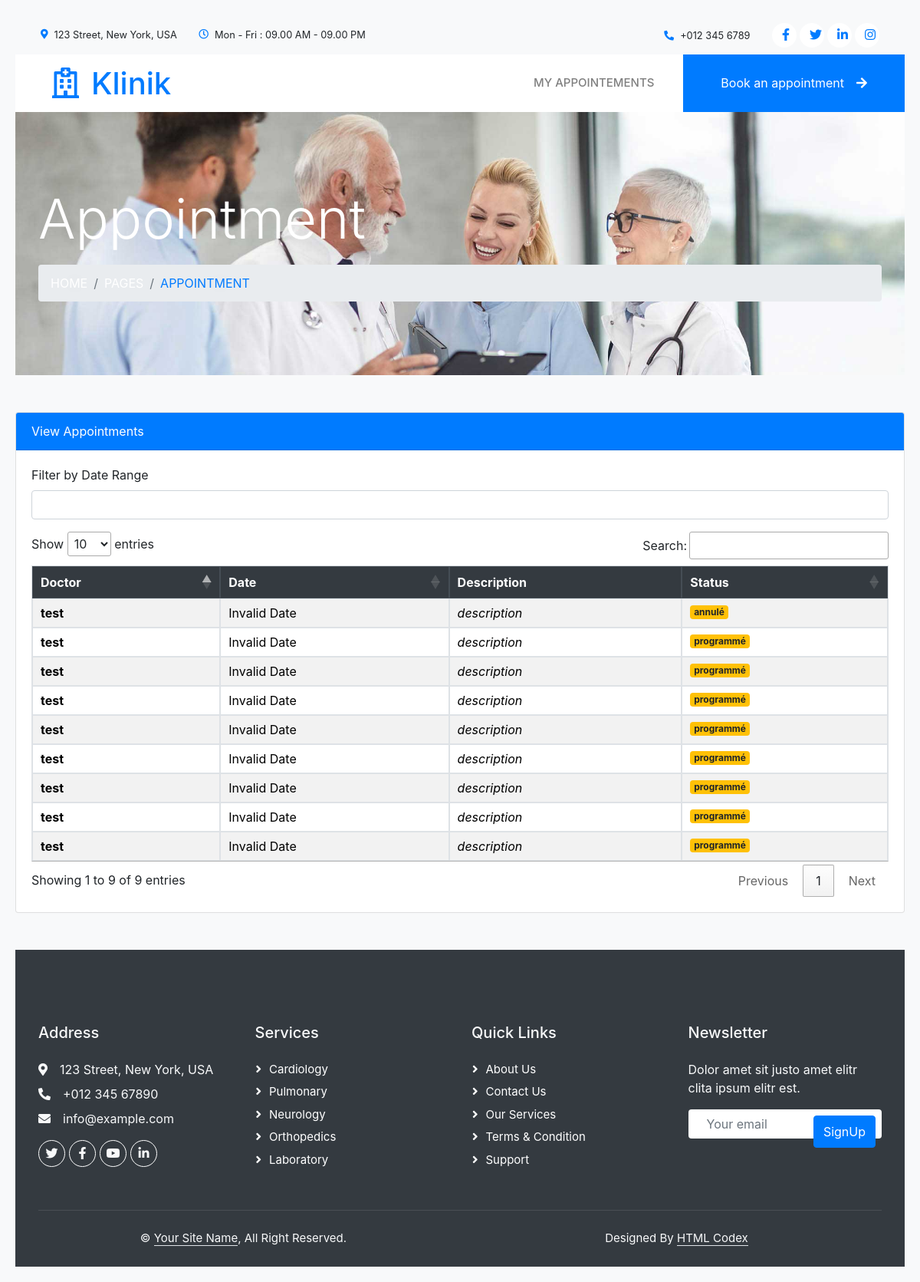
The page /Templates/Patient/AppointmentsList.php on the database its author committed.
### tables this page shows
CREATE TABLE `rendez_vous` (
  `id` int(11) NOT NULL,
  `patient_id` int(11) NOT NULL,
  `medecin_id` int(11) NOT NULL,
  `date_heure` datetime NOT NULL,
  `statut` enum('programmé','annulé','terminé') DEFAULT 'programmé',
  `created_at` date NOT NULL DEFAULT current_timestamp(),
  `description` text DEFAULT NULL
);

CREATE TABLE `users` (
  `id` int(11) NOT NULL,
  `nom` varchar(100) NOT NULL,
  `email` varchar(100) NOT NULL,
  `mot_de_passe` varchar(255) NOT NULL,
  `role` enum('admin','medecin','patient') NOT NULL
);

### config.php (called while the page is built)
<?php
class config {
    private static $pdo = NULL;
    public static function getConnexion() {
        if (!isset(self::$pdo)) {
            try{
                self::$pdo = new PDO('mysql:host=localhost;dbname=2A', 'root', '',
                    [
                        PDO::ATTR_ERRMODE => PDO::ERRMODE_EXCEPTION,
                        PDO::ATTR_DEFAULT_FETCH_MODE => PDO::FETCH_ASSOC
                    ]);
            }catch(Exception $e){
                die('Erreur: '.$e->getMessage());
            }
        }
        return self::$pdo;
    }
}
?>

### Controllers/DoctorController.php (called while the page is built, shortened)
<?php
require_once("C:/xampp\htdocs\web2A\config.php");
class DoctorController {
    private $pdo;
    public function __construct() {
        $this->pdo = config::getConnexion();
    }
    public function getAppointementsByPatient($int)
    {
        $query = "
        SELECT rendez_vous.*, users.nom AS doctor_name
        FROM rendez_vous
        JOIN users ON rendez_vous.medecin_id = users.id
        WHERE rendez_vous.patient_id = :patientId
    ";
        $stmt = $this->pdo->prepare($query);
        $stmt->execute([':patientId' => $int]);
        return $stmt->fetchAll();
    }
}

### Templates/Patient/AppointmentsList.php (the view, shortened to what this page needs)
<html lang="en"><head>
    <?php
    require_once("C:/xampp\htdocs\web2A\Controllers\DoctorController.php");
    $DoctorController = new DoctorController();
    $appointments = $DoctorController->getAppointementsByPatient(2);
    ?>
    <link rel="stylesheet" href="https://cdn.datatables.net/1.10.24/css/jquery.dataTables.min.css"/>
    <link href="https://cdnjs.cloudflare.com/ajax/libs/font-awesome/5.10.0/css/all.min.css" rel="stylesheet">
    <link href="https://cdn.jsdelivr.net/npm/bootstrap-icons@1.4.1/font/bootstrap-icons.css" rel="stylesheet">
    <link href="lib/animate/animate.min.css" rel="stylesheet">
    <link href="lib/owlcarousel/assets/owl.carousel.min.css" rel="stylesheet">
    <link href="lib/tempusdominus/css/tempusdominus-bootstrap-4.min.css" rel="stylesheet">
    <link href="css/bootstrap.min.css" rel="stylesheet">
    <link href="css/style.css" rel="stylesheet">
    <link rel="stylesheet" type="text/css" href="https://cdn.jsdelivr.net/npm/daterangepicker/daterangepicker.css" />
    <link rel="stylesheet" href="https://cdnjs.cloudflare.com/ajax/libs/twitter-bootstrap/4.5.2/css/bootstrap.min.css">
        </head>
<plasmo-csui id="qaiUnderlineWordShadowHostEl"></plasmo-csui><body>
<div class="container-fluid bg-light p-0 wow fadeIn" data-wow-delay="0.1s" style="visibility: visible; animation-delay: 0.1s; animation-name: fadeIn;">
    <div class="row gx-0 d-none d-lg-flex">
        <div class="col-lg-7 px-5 text-start">
            <div class="h-100 d-inline-flex align-items-center py-3 me-4">
                <small class="fa fa-map-marker-alt text-primary me-2"></small>
                <small>123 Street, New York, USA</small>
            </div>
            <div class="h-100 d-inline-flex align-items-center py-3">
                <small class="far fa-clock text-primary me-2"></small>
                <small>Mon - Fri : 09.00 AM - 09.00 PM</small>
            </div>
        </div>
        <div class="col-lg-5 px-5 text-end">
            <div class="h-100 d-inline-flex align-items-center py-3 me-4">
                <small class="fa fa-phone-alt text-primary me-2"></small>
                <small>+012 345 6789</small>
            </div>
            <div class="h-100 d-inline-flex align-items-center">
                <a class="btn btn-sm-square rounded-circle bg-white text-primary me-1" href=""><i class="fab fa-facebook-f"></i></a>
                <a class="btn btn-sm-square rounded-circle bg-white text-primary me-1" href=""><i class="fab fa-twitter"></i></a>
                <a class="btn btn-sm-square rounded-circle bg-white text-primary me-1" href=""><i class="fab fa-linkedin-in"></i></a>
                <a class="btn btn-sm-square rounded-circle bg-white text-primary me-0" href=""><i class="fab fa-instagram"></i></a>
            </div>
        </div>
    </div>
</div>
<nav class="navbar navbar-expand-lg bg-white navbar-light sticky-top p-0 wow fadeIn" data-wow-delay="0.1s" style="visibility: visible; animation-delay: 0.1s; animation-name: fadeIn; top: -100px;">
    <a href="index.html" class="navbar-brand d-flex align-items-center px-4 px-lg-5">
        <h1 class="m-0 text-primary"><i class="far fa-hospital me-3"></i>Klinik</h1>
    </a>
    <div class="collapse navbar-collapse" id="navbarCollapse">
        <div class="navbar-nav ms-auto p-4 p-lg-0">
            <a href="AppointmentsList.php" class="nav-item nav-link">My appointements</a>
        </div>
        <a href="appointment.php" class="btn btn-primary rounded-0 py-4 px-lg-5 d-none d-lg-block">Book an appointment<i class="fa fa-arrow-right ms-3"></i></a>
    </div>
</nav>
<div class="container-fluid page-header py-5 mb-5 wow fadeIn" data-wow-delay="0.1s" style="visibility: visible; animation-delay: 0.1s; animation-name: fadeIn;">
    <div class="container py-5">
        <h1 class="display-3 text-white mb-3 animated slideInDown">Appointment</h1>
        <nav aria-label="breadcrumb animated slideInDown">
            <ol class="breadcrumb text-uppercase mb-0">
                <li class="breadcrumb-item"><a class="text-white" href="#">Home</a></li>
                <li class="breadcrumb-item"><a class="text-white" href="#">Pages</a></li>
                <li class="breadcrumb-item text-primary active" aria-current="page">Appointment</li>
            </ol>
        </nav>
    </div>
</div>
<div class="card">
    <div class="card-header">
        View Appointments
    </div>
    <div class="card-body">
        <div class="form-group">
            <label for="dateRange">Filter by Date Range</label>
            <input type="text" id="dateRange" class="form-control">
        </div>
        <table id="appointmentsTable" class="table table-striped table-bordered" style="width:100%">
            <thead class="thead-dark">
            <tr>
                <th>Doctor</th>
                <th>Date</th>
                <th>Description</th>
                <th>Status</th>
            </tr>
            </thead>
            <tbody>
           <?php
           foreach ($appointments as $appointment) {
               echo "<tr>";
               echo "<td>" . $appointment['doctor_name'] . "</td>";
               echo "<td>" . $appointment['date_heure'] . "</td>";
              echo "<td> description </td>";
               echo "<td>" . $appointment['statut'] . "</td>";
               echo "</tr>";
           }
           ?>
            </tbody>
        </table>
    </div>
</div>
<div class="container-fluid bg-dark text-light footer mt-5 pt-5 wow fadeIn" data-wow-delay="0.1s" style="visibility: visible; animation-delay: 0.1s; animation-name: fadeIn;">
    <div class="container py-5">
        <div class="row g-5">
            <div class="col-lg-3 col-md-6">
                <h5 class="text-light mb-4">Address</h5>
                <p class="mb-2"><i class="fa fa-map-marker-alt me-3"></i>123 Street, New York, USA</p>
                <p class="mb-2"><i class="fa fa-phone-alt me-3"></i>+012 345 67890</p>
                <p class="mb-2"><i class="fa fa-envelope me-3"></i>info@example.com</p>
                <div class="d-flex pt-2">
                    <a class="btn btn-outline-light btn-social rounded-circle" href=""><i class="fab fa-twitter"></i></a>
                    <a class="btn btn-outline-light btn-social rounded-circle" href=""><i class="fab fa-facebook-f"></i></a>
                    <a class="btn btn-outline-light btn-social rounded-circle" href=""><i class="fab fa-youtube"></i></a>
                    <a class="btn btn-outline-light btn-social rounded-circle" href=""><i class="fab fa-linkedin-in"></i></a>
                </div>
            </div>
            <div class="col-lg-3 col-md-6">
                <h5 class="text-light mb-4">Services</h5>
                <a class="btn btn-link" href="">Cardiology</a>
                <a class="btn btn-link" href="">Pulmonary</a>
                <a class="btn btn-link" href="">Neurology</a>
                <a class="btn btn-link" href="">Orthopedics</a>
                <a class="btn btn-link" href="">Laboratory</a>
            </div>
            <div class="col-lg-3 col-md-6">
                <h5 class="text-light mb-4">Quick Links</h5>
                <a class="btn btn-link" href="">About Us</a>
                <a class="btn btn-link" href="">Contact Us</a>
                <a class="btn btn-link" href="">Our Services</a>
                <a class="btn btn-link" href="">Terms &amp; Condition</a>
                <a class="btn btn-link" href="">Support</a>
            </div>
            <div class="col-lg-3 col-md-6">
                <h5 class="text-light mb-4">Newsletter</h5>
                <p>Dolor amet sit justo amet elitr clita ipsum elitr est.</p>
                <div class="position-relative mx-auto" style="max-width: 400px;">
                    <input class="form-control border-0 w-100 py-3 ps-4 pe-5" type="text" placeholder="Your email">
                    <button type="button" class="btn btn-primary py-2 position-absolute top-0 end-0 mt-2 me-2">SignUp</button>
                </div>
            </div>
        </div>
    </div>
    <div class="container">
        <div class="copyright">
            <div class="row">
                <div class="col-md-6 text-center text-md-start mb-3 mb-md-0">
                    © <a class="border-bottom" href="#">Your Site Name</a>, All Right Reserved.
                </div>
                <div class="col-md-6 text-center text-md-end">
                    Designed By <a class="border-bottom" href="https://htmlcodex.com">HTML Codex</a>
                </div>
            </div>
        </div>
    </div>
</div>
</body><plasmo-csui id="qaiSidebarShadowHostEl"></plasmo-csui></html>

### Templates/Patient/css/style.css (style rules this page uses)
:root { --primary: #0463FA; --light: #EFF5FF; --dark: #1B2C51; }
.btn { font-weight: 500; transition: .5s; }
.btn.btn-primary, .btn.btn-secondary { color: #FFFFFF; }
.btn-sm-square { width: 32px; height: 32px; }
.btn-square, .btn-sm-square, .btn-lg-square { padding: 0; display: flex; align-items: center; justify-content: center; font-weight: normal; }
.navbar .navbar-nav .nav-link { margin-right: 30px; padding: 25px 0; color: #FFFFFF; font-size: 15px; font-weight: 500; text-transform: uppercase; outline: none; }
.navbar .navbar-brand, .navbar a.btn { height: 75px; }
.navbar .navbar-nav .nav-link { color: var(--dark); font-weight: 500; }
.navbar.sticky-top { top: -100px; transition: .5s; }
.page-header { background: url(../img/header-page.jpg) top center no-repeat; background-size: cover; text-shadow: 0 0 30px rgba(0, 0, 0, .1); }
.breadcrumb-item + .breadcrumb-item::before { color: var(--light); }
.footer .btn.btn-social { margin-right: 5px; width: 35px; height: 35px; display: flex; align-items: center; justify-content: center; color: var(--light); border: 1px solid #FFFFFF; transition: .3s; }
.footer .btn.btn-link { display: block; margin-bottom: 5px; padding: 0; text-align: left; color: #FFFFFF; font-size: 15px; font-weight: normal; text-transform: capitalize; transition: .3s; }
.footer .btn.btn-link::before { position: relative; content: "\f105"; font-family: "Font Awesome 5 Free"; font-weight: 900; margin-right: 10px; }
.footer .copyright { padding: 25px 0; font-size: 15px; border-top: 1px solid rgba(256, 256, 256, .1); }
.footer .copyright a { color: var(--light); }

### Templates/Patient/AppointmentsList.php (style rules this page uses)
body { padding: 20px; background-color: #f8f9fa; }
.card-header { background-color: #007bff; color: #fff; }
.btn-primary { background-color: #007bff; border-color: #007bff; }
.form-control { margin-bottom: 15px; }

### rows shown on the page
rendez_vous: medecin.nom "test", statut "annulé"
rendez_vous: medecin.nom "test", statut "programmé"
rendez_vous: medecin.nom "test", statut "programmé"
rendez_vous: medecin.nom "test", statut "programmé"
rendez_vous: medecin.nom "test", statut "programmé"
rendez_vous: medecin.nom "test", statut "programmé"
rendez_vous: medecin.nom "test", statut "programmé"
rendez_vous: medecin.nom "test", statut "programmé"
rendez_vous: medecin.nom "test", statut "programmé"
